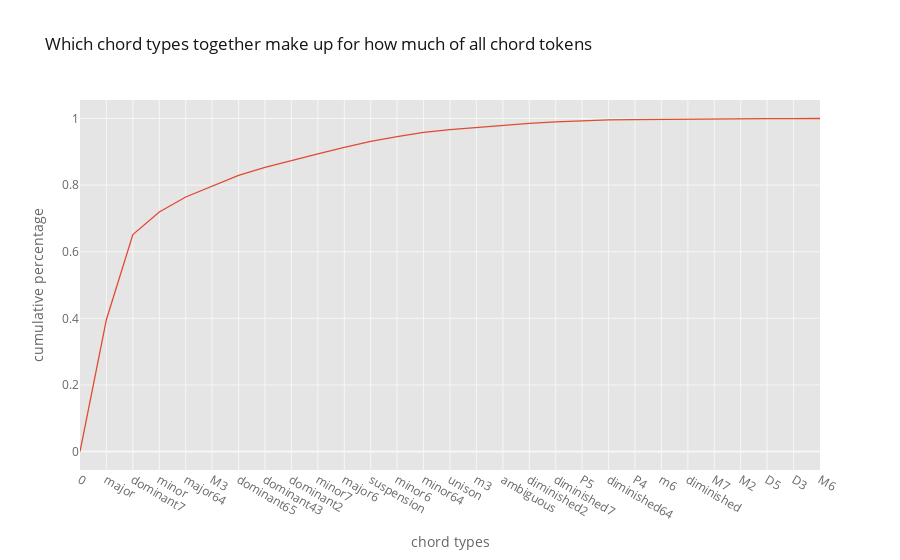

Notebook code for this chart:
### Markdown cell above
If we look at the different chord types we see once again a similar pattern, namely that very few types together (over 70 % are unpermutated major, dominant7 and minor chords) make up for the largest part of the corpus.

### Code cell
jh.cumulative_fraction(chord_profiles.labels).iplot('scatter', y='y', xTitle='chord types', yTitle='cumulative percentage', title='Which chord types together make up for how much of all chord tokens')

### Figure 1 — Plotly figure (JSON) as saved in the notebook; plotly's stock layout.template omitted (floating-point values rounded to 4 significant figures)
{"data": [{"line": {"color": "rgba(226, 74, 51, 1.0)", "dash": "solid", "shape": "linear", "width": 1.3}, "mode": "lines", "name": "y", "text": "", "type": "scatter", "x": [0, "major", "dominant7", "minor", "major64", "M3", "dominant65", "dominant43", "dominant2", "minor7", "major6", "suspension", "minor6", "minor64", "unison", "m3", "ambiguous", "diminished2", "diminished7", "P5", "diminished64", "P4", "m6", "diminished", "M7", "M2", "D5", "D3", "M6"], "y": [0, 0.3965, 0.6514, 0.7192, 0.7643, 0.7972, 0.8291, 0.8532, 0.8743, 0.8937, 0.9131, 0.931, 0.9457, 0.9583, 0.9668, 0.9736, 0.9802, 0.9854, 0.9901, 0.9939, 0.9959, 0.9968, 0.9978, 0.9985, 0.9991, 0.9994, 0.9998, 0.9999, 1]}], "layout": {"legend": {"bgcolor": "#FFFFFF", "font": {"color": "#666666"}}, "paper_bgcolor": "#FFFFFF", "plot_bgcolor": "#E5E5E5", "title": {"font": {"color": "#151516"}, "text": "Which chord types together make up for how much of all chord tokens"}, "xaxis": {"gridcolor": "#F6F6F6", "showgrid": true, "tickfont": {"color": "#666666"}, "title": {"font": {"color": "#666666"}, "text": "chord types"}, "zerolinecolor": "#F6F6F6"}, "yaxis": {"gridcolor": "#F6F6F6", "showgrid": true, "tickfont": {"color": "#666666"}, "title": {"font": {"color": "#666666"}, "text": "cumulative percentage"}, "zerolinecolor": "#F6F6F6"}}}
